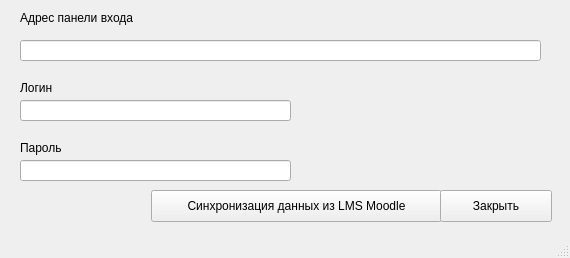
<?xml version="1.0" encoding="UTF-8"?>
<ui version="4.0">
 <class>MainWindow</class>
 <widget class="QMainWindow" name="MainWindow">
  <property name="geometry">
   <rect>
    <x>0</x>
    <y>0</y>
    <width>570</width>
    <height>258</height>
   </rect>
  </property>
  <property name="windowTitle">
   <string>MainWindow</string>
  </property>
  <widget class="QWidget" name="centralwidget">
   <widget class="QLabel" name="label">
    <property name="geometry">
     <rect>
      <x>20</x>
      <y>10</y>
      <width>221</width>
      <height>16</height>
     </rect>
    </property>
    <property name="text">
     <string>Адрес панели входа</string>
    </property>
   </widget>
   <widget class="QLineEdit" name="lineEdit">
    <property name="geometry">
     <rect>
      <x>20</x>
      <y>40</y>
      <width>521</width>
      <height>21</height>
     </rect>
    </property>
   </widget>
   <widget class="QLabel" name="label_2">
    <property name="geometry">
     <rect>
      <x>20</x>
      <y>80</y>
      <width>58</width>
      <height>16</height>
     </rect>
    </property>
    <property name="text">
     <string>Логин</string>
    </property>
   </widget>
   <widget class="QLineEdit" name="lineEdit_2">
    <property name="geometry">
     <rect>
      <x>20</x>
      <y>100</y>
      <width>271</width>
      <height>21</height>
     </rect>
    </property>
   </widget>
   <widget class="QLabel" name="label_3">
    <property name="geometry">
     <rect>
      <x>20</x>
      <y>140</y>
      <width>58</width>
      <height>16</height>
     </rect>
    </property>
    <property name="text">
     <string>Пароль</string>
    </property>
   </widget>
   <widget class="QLineEdit" name="lineEdit_3">
    <property name="geometry">
     <rect>
      <x>20</x>
      <y>160</y>
      <width>271</width>
      <height>21</height>
     </rect>
    </property>
   </widget>
   <widget class="QPushButton" name="pushButton">
    <property name="geometry">
     <rect>
      <x>151</x>
      <y>190</y>
      <width>291</width>
      <height>32</height>
     </rect>
    </property>
    <property name="text">
     <string>Синхронизация данных из LMS Moodle</string>
    </property>
   </widget>
   <widget class="QPushButton" name="pushButton_2">
    <property name="geometry">
     <rect>
      <x>440</x>
      <y>190</y>
      <width>112</width>
      <height>32</height>
     </rect>
    </property>
    <property name="text">
     <string>Закрыть</string>
    </property>
   </widget>
  </widget>
  <widget class="QStatusBar" name="statusbar"/>
 </widget>
 <resources/>
 <connections/>
</ui>
